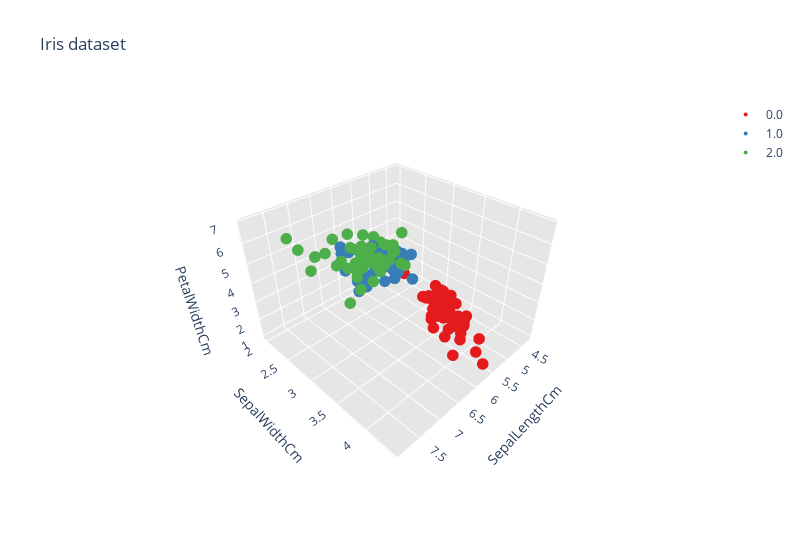

The cell this chart's notebook holds for it:
### Markdown cell above
<b> Observation from above graph </b>

1. Using speal length (cm) and sepal width (cm) feature, we can distinguish setosa flower from others.<br>
2. Seperating Versicolor from Viginica is much harder as they have considerable overlap.

### Code cell
from plotly.offline import init_notebook_mode, iplot
init_notebook_mode(connected=True)
from mpl_toolkits.mplot3d import Axes3D

data = []
clusters = []
colors = ['rgb(228,26,28)','rgb(55,126,184)','rgb(77,175,74)']

for i in range(len(iris['target'].unique())):
    name = iris['target'].unique()[i]
    color = colors[i]
    x = iris[ iris['target'] == name ]['sepal length (cm)']
    y = iris[ iris['target'] == name ]['sepal width (cm)']
    z = iris[ iris['target'] == name ]['petal length (cm)']
    
    
    trace = dict(
        name = name,
        x = x, y = y, z = z,
        type = "scatter3d",    
        mode = 'markers',
        marker = dict( size=4, color=color, line=dict(width=0) ) )
    data.append( trace )

    
layout = dict(
    width=800,
    height=550,
    autosize=False,
    title='Iris dataset',
    scene=dict(
        xaxis=dict(
            title = "SepalLengthCm",
            gridcolor='rgb(255, 255, 255)',
            zerolinecolor='rgb(255, 255, 255)',
            showbackground=True,
            backgroundcolor='rgb(230, 230,230)'
        ),
        yaxis=dict(
            title = "SepalWidthCm",
            gridcolor='rgb(255, 255, 255)',
            zerolinecolor='rgb(255, 255, 255)',
            showbackground=True,
            backgroundcolor='rgb(230, 230,230)'
        ),
        zaxis=dict(
            title = "PetalWidthCm",
            gridcolor='rgb(255, 255, 255)',
            zerolinecolor='rgb(255, 255, 255)',
            showbackground=True,
            backgroundcolor='rgb(230, 230,230)'
        ),
        aspectratio = dict( x=1, y=1, z=0.7 ),
        aspectmode = 'manual'        
    ),
)

fig = dict(data=data, layout=layout)

# IPython notebook
iplot(fig, validate=True)

### Figure 1 — Plotly figure (JSON) as saved in the notebook; plotly's stock layout.template omitted (floating-point values rounded to 4 significant figures)
{"data": [{"marker": {"color": "rgb(228,26,28)", "line": {"width": 0}, "size": 4}, "mode": "markers", "name": "0.0", "type": "scatter3d", "x": [5.1, 4.9, 4.7, 4.6, 5, 5.4, 4.6, 5, 4.4, 4.9, 5.4, 4.8, 4.8, 4.3, 5.8, 5.7, 5.4, 5.1, 5.7, 5.1, 5.4, 5.1, 4.6, 5.1, 4.8, 5, 5, 5.2, 5.2, 4.7, 4.8, 5.4, 5.2, 5.5, 4.9, 5, 5.5, 4.9, 4.4, 5.1, 5, 4.5, 4.4, 5, 5.1, 4.8, 5.1, 4.6, 5.3, 5], "y": [3.5, 3, 3.2, 3.1, 3.6, 3.9, 3.4, 3.4, 2.9, 3.1, 3.7, 3.4, 3, 3, 4, 4.4, 3.9, 3.5, 3.8, 3.8, 3.4, 3.7, 3.6, 3.3, 3.4, 3, 3.4, 3.5, 3.4, 3.2, 3.1, 3.4, 4.1, 4.2, 3.1, 3.2, 3.5, 3.6, 3, 3.4, 3.5, 2.3, 3.2, 3.5, 3.8, 3, 3.8, 3.2, 3.7, 3.3], "z": [1.4, 1.4, 1.3, 1.5, 1.4, 1.7, 1.4, 1.5, 1.4, 1.5, 1.5, 1.6, 1.4, 1.1, 1.2, 1.5, 1.3, 1.4, 1.7, 1.5, 1.7, 1.5, 1, 1.7, 1.9, 1.6, 1.6, 1.5, 1.4, 1.6, 1.6, 1.5, 1.5, 1.4, 1.5, 1.2, 1.3, 1.4, 1.3, 1.5, 1.3, 1.3, 1.3, 1.6, 1.9, 1.4, 1.6, 1.4, 1.5, 1.4]}, {"marker": {"color": "rgb(55,126,184)", "line": {"width": 0}, "size": 4}, "mode": "markers", "name": "1.0", "type": "scatter3d", "x": [7, 6.4, 6.9, 5.5, 6.5, 5.7, 6.3, 4.9, 6.6, 5.2, 5, 5.9, 6, 6.1, 5.6, 6.7, 5.6, 5.8, 6.2, 5.6, 5.9, 6.1, 6.3, 6.1, 6.4, 6.6, 6.8, 6.7, 6, 5.7, 5.5, 5.5, 5.8, 6, 5.4, 6, 6.7, 6.3, 5.6, 5.5, 5.5, 6.1, 5.8, 5, 5.6, 5.7, 5.7, 6.2, 5.1, 5.7], "y": [3.2, 3.2, 3.1, 2.3, 2.8, 2.8, 3.3, 2.4, 2.9, 2.7, 2, 3, 2.2, 2.9, 2.9, 3.1, 3, 2.7, 2.2, 2.5, 3.2, 2.8, 2.5, 2.8, 2.9, 3, 2.8, 3, 2.9, 2.6, 2.4, 2.4, 2.7, 2.7, 3, 3.4, 3.1, 2.3, 3, 2.5, 2.6, 3, 2.6, 2.3, 2.7, 3, 2.9, 2.9, 2.5, 2.8], "z": [4.7, 4.5, 4.9, 4, 4.6, 4.5, 4.7, 3.3, 4.6, 3.9, 3.5, 4.2, 4, 4.7, 3.6, 4.4, 4.5, 4.1, 4.5, 3.9, 4.8, 4, 4.9, 4.7, 4.3, 4.4, 4.8, 5, 4.5, 3.5, 3.8, 3.7, 3.9, 5.1, 4.5, 4.5, 4.7, 4.4, 4.1, 4, 4.4, 4.6, 4, 3.3, 4.2, 4.2, 4.2, 4.3, 3, 4.1]}, {"marker": {"color": "rgb(77,175,74)", "line": {"width": 0}, "size": 4}, "mode": "markers", "name": "2.0", "type": "scatter3d", "x": [6.3, 5.8, 7.1, 6.3, 6.5, 7.6, 4.9, 7.3, 6.7, 7.2, 6.5, 6.4, 6.8, 5.7, 5.8, 6.4, 6.5, 7.7, 7.7, 6, 6.9, 5.6, 7.7, 6.3, 6.7, 7.2, 6.2, 6.1, 6.4, 7.2, 7.4, 7.9, 6.4, 6.3, 6.1, 7.7, 6.3, 6.4, 6, 6.9, 6.7, 6.9, 5.8, 6.8, 6.7, 6.7, 6.3, 6.5, 6.2, 5.9], "y": [3.3, 2.7, 3, 2.9, 3, 3, 2.5, 2.9, 2.5, 3.6, 3.2, 2.7, 3, 2.5, 2.8, 3.2, 3, 3.8, 2.6, 2.2, 3.2, 2.8, 2.8, 2.7, 3.3, 3.2, 2.8, 3, 2.8, 3, 2.8, 3.8, 2.8, 2.8, 2.6, 3, 3.4, 3.1, 3, 3.1, 3.1, 3.1, 2.7, 3.2, 3.3, 3, 2.5, 3, 3.4, 3], "z": [6, 5.1, 5.9, 5.6, 5.8, 6.6, 4.5, 6.3, 5.8, 6.1, 5.1, 5.3, 5.5, 5, 5.1, 5.3, 5.5, 6.7, 6.9, 5, 5.7, 4.9, 6.7, 4.9, 5.7, 6, 4.8, 4.9, 5.6, 5.8, 6.1, 6.4, 5.6, 5.1, 5.6, 6.1, 5.6, 5.5, 4.8, 5.4, 5.6, 5.1, 5.1, 5.9, 5.7, 5.2, 5, 5.2, 5.4, 5.1]}], "layout": {"autosize": false, "height": 550, "scene": {"aspectmode": "manual", "aspectratio": {"x": 1, "y": 1, "z": 0.7}, "xaxis": {"backgroundcolor": "rgb(230, 230,230)", "gridcolor": "rgb(255, 255, 255)", "showbackground": true, "title": {"text": "SepalLengthCm"}, "zerolinecolor": "rgb(255, 255, 255)"}, "yaxis": {"backgroundcolor": "rgb(230, 230,230)", "gridcolor": "rgb(255, 255, 255)", "showbackground": true, "title": {"text": "SepalWidthCm"}, "zerolinecolor": "rgb(255, 255, 255)"}, "zaxis": {"backgroundcolor": "rgb(230, 230,230)", "gridcolor": "rgb(255, 255, 255)", "showbackground": true, "title": {"text": "PetalWidthCm"}, "zerolinecolor": "rgb(255, 255, 255)"}}, "title": {"text": "Iris dataset"}, "width": 800}}
